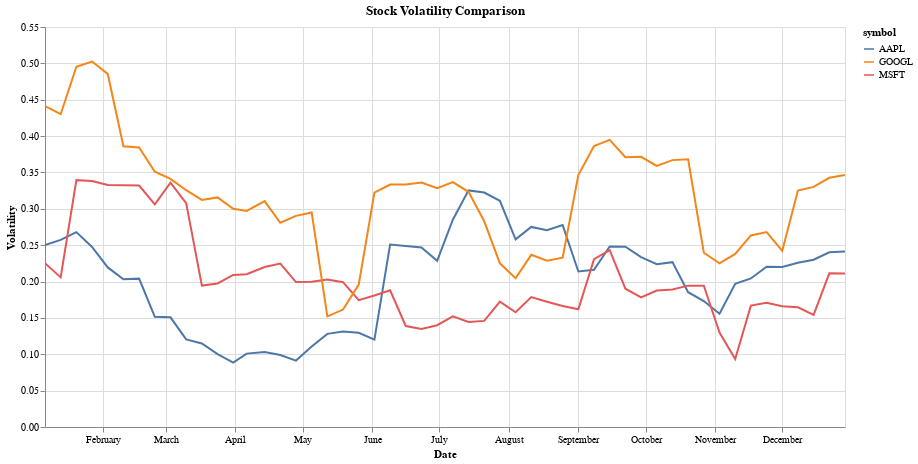

The code cell stored with this chart in its notebook:
### Markdown cell above
#### Step 3b - **Stock Volatility Comparison**

Let's plot the volatility of each stock over the period, and see what we can learn that way.

### Code cell
# Combine data from all stocks into a single DataFrame
combined_df = pd.concat([
    df.reset_index().rename(columns={'index': 'date'}).assign(symbol=symbol)
    for symbol, df in stock_data.items()
])

# Ensure the date column is properly formatted
combined_df['date'] = pd.to_datetime(combined_df['date'])

chart = alt.Chart(combined_df).mark_line().encode(
    x=alt.X('date:T', title='Date'),
    y=alt.Y('volatility:Q', title='Volatility'),
    color='symbol:N',
    tooltip=['symbol', 'date', 'volatility']
).properties(
    width=800,
    height=400,
    title='Stock Volatility Comparison'
).interactive()

chart

### Figure 1 — Vega-Lite specification as saved in the notebook (floating-point values rounded to 4 significant figures; data arrays with more than 128 entries replaced by an {"elided": "..."} marker saying what was removed)
{"config": {"view": {"continuousWidth": 400, "continuousHeight": 300}}, "data": {"name": "data-90627dfe3159a220db68a7ba81f14cee"}, "mark": "line", "encoding": {"color": {"field": "symbol", "type": "nominal"}, "tooltip": [{"field": "symbol", "type": "nominal"}, {"field": "date", "type": "temporal"}, {"field": "volatility", "type": "quantitative"}], "x": {"field": "date", "title": "Date", "type": "temporal"}, "y": {"field": "volatility", "title": "Volatility", "type": "quantitative"}}, "height": 400, "selection": {"selector003": {"type": "interval", "bind": "scales", "encodings": ["x", "y"]}}, "title": "Stock Volatility Comparison", "width": 800, "$schema": "https://vega.github.io/schema/vega-lite/v4.17.0.json", "datasets": {"data-90627dfe3159a220db68a7ba81f14cee": {"elided": "156 records"}}}
